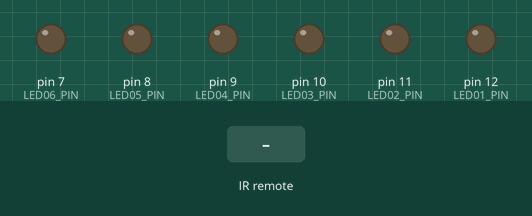
Simulated run of this sketch. Board: Arduino Uno, built with avr-gcc and run on an emulated ATmega328P. Parts: output pins drawn as LEDs (lit = HIGH). Wiring (inferred from the names in the program): IR receiver: data pin 5. The inputs (shaded band) are chosen by the test bench.

Above: at 0.1 s.
At 2.2 s:
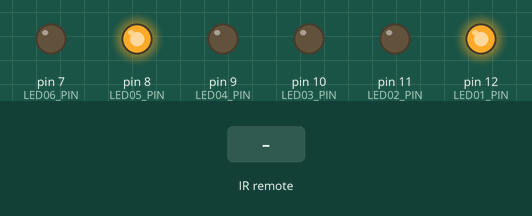
2.3 s: infrared code 0x2 received
At 3.1 s:
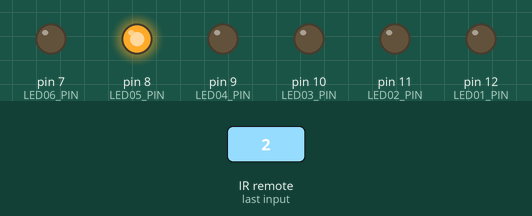
Timing chart, 0 to 5.3 s (numbered marks = the images above; inputs shaded):
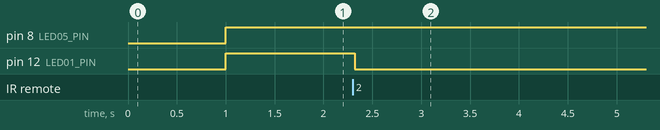

Measured:
- after the input at 2.3 s, pin 12 (LED01_PIN): HIGH → LOW at once

The sketch:

FirmwareArduinoCoroutine.ino
```cpp
//#include <IRremote.h>
//#include <IRremoteInt.h>
#include "LedManager.h"
#include "CommunicationManager.h"
#include "SensorManager.h"


void setup (){
  //Setup Manager
  LedManager.led_setup();
  CommunicationManager.CommunicationManager_setup();
  SensorManager.sensor_setup();
}

void loop() {

  //Retrieve IR data from Rpy
  int IRdata = CommunicationManager.ReadIRData();

  //Update in Sensor Manager
  SensorManager.updateIRState(IRdata);
  SensorManager.updateSoundState();

  //SensorManager.getStates()

  switch (SensorManager.getStates()){
     case 2: //isPresencedDetected
      CommunicationManager.SendAlert();
      break;
    case 1: //isSoundDetected
      break;
    case 0:
    default:
      break;
  }

  LedManager.update_led(SensorManager.getStates());


  /*
  if (CommunicationManager.isAPresenceDetected()){
    LedManager.DetectPresence();
  } else {
    LedManager.runChenillard();
  }

  CommunicationManager.SendAlert();  */
}
```

CommunicationManager.h
```cpp
class CommunicationManager{

  private :
  public :
    //enum {DETECTED, NOTDETECTED} sensorStates;
    /*sensorStates CurrentIRStates;
    sensorStates CurrentSoundStates;
    sensorStates PresenceStates;*/


    void CommunicationManager_setup() {
        Serial.begin(9600);

         while (!Serial) {
           digitalWrite(LED_BUILTIN, HIGH);   // turn the LED on (HIGH is the voltage level)
        }

        digitalWrite(LED_BUILTIN, LOW);
        delay(250);
        digitalWrite(LED_BUILTIN, HIGH);
        delay(250);
        digitalWrite(LED_BUILTIN, LOW);
        delay(250);
        digitalWrite(LED_BUILTIN, HIGH);
        delay(250);
        digitalWrite(LED_BUILTIN, LOW);
    }


    int ReadIRData() {
      //Read IR Sensor data from raspy
       if (Serial.available()) {
          // 0 - Objet non detecté
          // 1 - Objet detecté
          int irdata = int(Serial.read());
          Serial.flush();

          return irdata;
       }
    }

    void SendAlert (){
      Serial.print("1");
    }

};

CommunicationManager CommunicationManager;
```

LedManager.h
```cpp
class LedManager{

  private :

    //Led Pins
    int LED01_PIN = 12; //Red
    int LED02_PIN = 11; //Red
    int LED03_PIN = 10; //Yellow
    int LED04_PIN = 9;  //Yellow
    int LED05_PIN = 8;  //Green
    int LED06_PIN = 7;  //Green

    int Default_Blink_Delay = 100;
    unsigned long previousMillis = 0;
    unsigned long paternMillis = 0;
    unsigned long startDetectionMillis = 0;
    unsigned long SoundLedPaternDuration = 1000;
    unsigned long DetectLedPaternDuration = 10000;

    // Variables will change:
    int ledState = LOW;             // ledState used to set the LED

    int CurrentLed;
    bool isAscending;
    bool isBusy;

    void blinkLed(int Led_Pin){
      unsigned long currentMillis = millis();

      if (currentMillis - previousMillis >= Default_Blink_Delay) {
        // save the last time you blinked the LED
        previousMillis = currentMillis;

        // if the LED is off turn it on and vice-versa:
        if (ledState == LOW) {
          ledState = HIGH;
        } else {
          ledState = LOW;
        }
        digitalWrite(Led_Pin, ledState);
      }
    }


    void blinkLed(int Led_Pin01, int Led_Pin02){
      unsigned long currentMillis = millis();

      if (currentMillis - previousMillis >= Default_Blink_Delay) {
        // save the last time you blinked the LED
        previousMillis = currentMillis;

        // if the LED is off turn it on and vice-versa:
        if (ledState == LOW) {
          ledState = HIGH;
        } else {
          ledState = LOW;
        }
        digitalWrite(Led_Pin01, ledState);
        digitalWrite(Led_Pin02, ledState);
      }
    }

  public:

    void led_setup() {
      //Setup Pin Led
      pinMode(LED01_PIN, OUTPUT);
      pinMode(LED02_PIN, OUTPUT);
      pinMode(LED03_PIN, OUTPUT);
      pinMode(LED04_PIN, OUTPUT);
      pinMode(LED05_PIN, OUTPUT);
      pinMode(LED06_PIN, OUTPUT);

      CurrentLed = LED01_PIN;
      isAscending = false;
      isBusy = false;
    }

    void update_led(int alertState){

      switch (alertState){
            case 2:
          runPresencePatern();
          break;
        case 1:
          runSoundPatern();
          break;
        case 0:
        default:
          if(!isBusy){
            runChenillardPatern();
          }
          break;
      }
    }

    void runChenillardPatern(){

      blinkLed(CurrentLed);

      //7 - 12
      if (isAscending){
        CurrentLed++;
      } else  {
        CurrentLed--;
      }
      if(CurrentLed <= 7 || CurrentLed >= 12){
         isAscending = !isAscending;
      }
    }

    void runSoundPatern(){

      unsigned long elapsedTime =  millis() - paternMillis;
      isBusy = true;

      if (elapsedTime >= SoundLedPaternDuration){
        isBusy = false;
      } else{
          if(elapsedTime % (Default_Blink_Delay * 2)){
            blinkLed(LED01_PIN,LED05_PIN);
          } else {
            blinkLed(LED02_PIN,LED06_PIN);
          }
      }
    }

    void runPresencePatern(){
      unsigned long elapsedTime =  millis() - paternMillis;
      isBusy = true;

      if (elapsedTime >= DetectLedPaternDuration){
        isBusy = false;
      } else{


        if (elapsedTime <= 5000){//FirstCycle
            if(elapsedTime % (Default_Blink_Delay * 2)){
              blinkLed(LED01_PIN,LED05_PIN);
            } else {
              blinkLed(LED02_PIN,LED06_PIN);
            }
        } else if ((elapsedTime <= 7500)) { //SecondCycle
              if(elapsedTime % (Default_Blink_Delay * 2)){
              blinkLed(LED05_PIN);
            } else {
              blinkLed(LED06_PIN);
            }
        } else {
            if(elapsedTime % (Default_Blink_Delay * 2)){
              blinkLed(LED01_PIN);
            } else {
              blinkLed(LED02_PIN);
            }
        }

      }
    }
};

LedManager LedManager;
```

SensorManager.h
```cpp
class SensorManager{

  private :
    // Sound sensor in
    int RECV_SOUND_PIN = 5;

  public:
    bool CurrentIRStates = false;
    bool CurrentSoundStates = false;

    void sensor_setup() {
     //Setup Capteur Son
      pinMode(RECV_SOUND_PIN, INPUT);
    }


    int getStates(){
      if(CurrentIRStates  && CurrentSoundStates) {
        return 2;
      } else if (CurrentSoundStates){
        return 1;
      } else {
        return 0;
      }
    }


    void updateIRState(int PresenceSensorState) {
      if (PresenceSensorState == 1) {
         CurrentIRStates = true;
      } else {
         CurrentIRStates = false;
      }
    }

    void updateSoundState(){
      int val = digitalRead(RECV_SOUND_PIN);
      //Serial.print("Val Lu : \t");
      //Serial.println(val);

      // when the sensor detects a signal above the threshold value, LED flashes
      CurrentSoundStates = (val!=LOW);

    }


};

SensorManager SensorManager;
```
